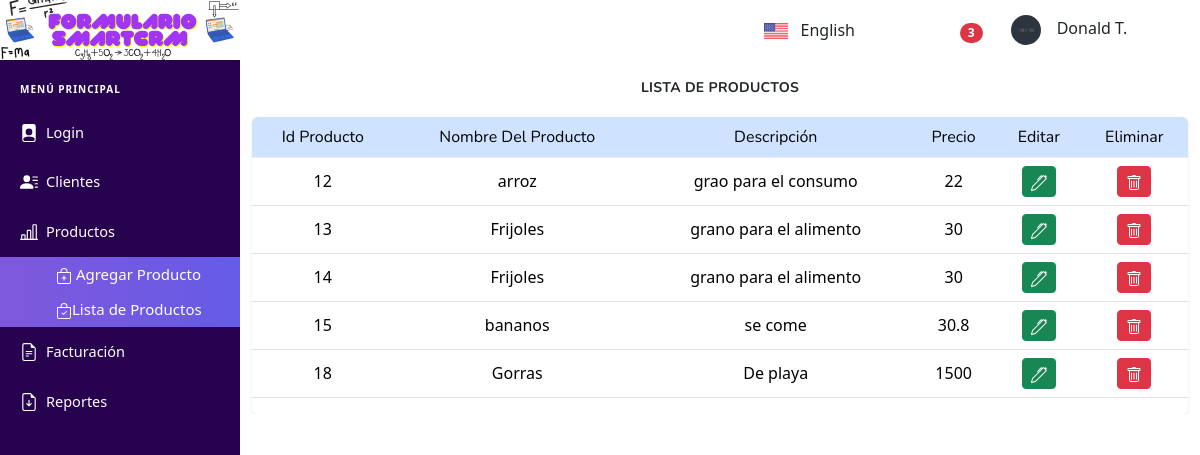
The page /listaP on the database its author committed.
### tables this page shows
CREATE TABLE "Productos" (
	"idProducto"	INTEGER NOT NULL,
	"nombre"	TEXT NOT NULL,
	"descripcion"	TEXT NOT NULL,
	"precio"	NUMERIC NOT NULL,
	"activo"	INTEGER DEFAULT 1,
	PRIMARY KEY("idProducto" AUTOINCREMENT)
);

### app.py (the view)
@app.route('/listaP')
def listaP():
    con = conectar()
    cursor = con.cursor()
    cursor.execute("SELECT * FROM Productos")
    lista = cursor.fetchall()
    con.close()
    return render_template('listaProducto.html', listaProducto=lista)

### app.py (called while the page is built)
def conectar():
    return sqlite3.connect('DB.db')

### templates/listaProducto.html (shortened to what this page needs)
{% extends 'includes/header.html' %}
{% block content %}
<div class="container mt-5" >
    <h4 class="card-title text-center fw-bold estilo fw-bold" style="margin-top: 80px; margin-bottom: 20px; text-align: center;">Lista De Productos</h4>
    <div class="table-responsive shadow-sm rounded">
        <table class="table table-hover align-middle">
            <thead class="table-primary text-primary text-center">
                <tr>
                    <th>Id Producto</th>
                    <th>Nombre Del Producto</th>
                    <th>Descripción</th>
                    <th>Precio</th>
                    <th>Editar</th>
                    <th>Eliminar</th>
                </tr>
            </thead>
            <tbody>
                {% if listaProducto %}
                    {% for k in listaProducto %}
                    <tr style="text-align: center;">
                        <td class="text-center">{{ k[0] }}</td>
                        <td>{{ k[1] }}</td>
                        <td>{{ k[2] }}</td>
                        <td>{{ k[3] }}</td>
                        <td class="text-center">
                            <a href="" class="btn btn-sm btn-success" title="Editar cliente">
                            </a>
                        </td>
                        <td class="text-center">
                       <form action="/eliminarProducto/{{ k[0] }}" method="post" onsubmit="return confirm('¿Estás seguro de eliminar este Productos?');" style="display:inline;">
                            <button type="submit" class="btn btn-sm btn-danger" title="Eliminar cliente">
                            </button>
                        </form>
                        </td>
                    </tr>
                    {% endfor %}
                {% else %}
                    <tr>
                        <td colspan="8" class="text-center fst-italic text-muted">No hay clientes registrados.</td>
                    </tr>
                {% endif %}
            </tbody>
        </table>
    </div>
</div>
{% endblock %}

### templates/includes/header.html (shortened to what this page needs)
<!DOCTYPE html>
<html lang="es">
 <head>
        <link href="{{ url_for('static', filename='assets/css/bootstrap.min.css') }}" id="bootstrap-style" rel="stylesheet" type="text/css">
        <link href="{{ url_for('static', filename='assets/css/icons.min.css') }}" rel="stylesheet" type="text/css">
        <link href="{{ url_for('static', filename='assets/css/app.min.css') }}" id="app-style" rel="stylesheet" type="text/css">
        <link href="https://cdn.jsdelivr.net/npm/bootstrap@5.3.7/dist/css/bootstrap.min.css" rel="stylesheet">
    </head>
<body data-sidebar="colored">
    <div class="">
        <div id="layout-wrapper" >
            <header id="page-topbar">
    <div class="d-flex">
            <div class="logo-container">
                <img src="{{ url_for('static', filename='assets/images/logo.png') }}" alt="Logo">
            </div>
            <div class="d-flex ms-auto">
                <div class="dropdown d-none d-md-block">
                    <button type="button" class="btn header-item waves-effect" data-bs-toggle="dropdown" aria-haspopup="true" aria-expanded="false">
                        <img class="flag-img me-2" src="{{ url_for('static', filename='assets/images/flags/us_flag.jpg') }}" alt="Header Language" height="16"> English <i class="mdi mdi-chevron-down"></i>
                    </button>
                </div>
                <div class="dropdown">
                    <button type="button" class="btn header-item toggle-search noti-icon waves-effect" data-target="#search-wrap">
                        <i class="mdi mdi-magnify"></i>
                    </button>
                </div>
                <div class="dropdown d-inline-block">
                    <button type="button" class="btn header-item noti-icon waves-effect" id="page-header-notifications-dropdown" data-bs-toggle="dropdown" aria-expanded="false">
                        <i class="mdi mdi-bell-outline"></i>
                        <span class="badge bg-danger rounded-pill">3</span>
                    </button>
                </div>
                <div class="dropdown d-inline-block">
                    <button type="button" class="btn header-item waves-effect" id="page-header-user-dropdown" data-bs-toggle="dropdown" aria-haspopup="true" aria-expanded="false">
                        <img class="rounded-circle header-profile-user me-2" src="{{ url_for('static', filename='assets/images/users/avatar-1.jpg') }}" alt="Header Avatar">
                        <span class="d-none d-md-inline-block ms-1">Donald T. <i class="mdi mdi-chevron-down"></i> </span>
                    </button>
                </div>
                <div class="dropdown d-inline-block">
                    <button type="button" class="btn header-item noti-icon right-bar-toggle waves-effect">
                        <i class="mdi mdi-spin mdi-cog"></i>
                    </button>
                </div>
            </div>
        </div>
    </div>
<div class="vertical-menu bg-dark text-white" style="background-color:
#27034F;">
    <div data-simplebar class="h-100" style="background-color: #27034F;">
        <div id="sidebar-menu" >
            <ul class="metismenu list-unstyled" id="side-menu" >
                <li class="menu-title text-uppercase text-info fw-bold" >Menú Principal</li>
               <li>
                    <a href="/admin" class="waves-effect d-flex align-items-center text-white">
                        <span>Login</span>
                    </a>
                </li>
            <li>
                <a href="javascript: void(0);" class="has-arrow waves-effect d-flex align-items-center text-white">
                    <span>Clientes</span>
                </a>
            </li>
                <li>
                    <a href="javascript: void(0);" class="has-arrow waves-effect d-flex align-items-center text-white">
                        <span>Productos</span>
                    </a>
                    <ul class="sub-menu bg-secondary text-white" aria-expanded="false">
                        <li>
                            <a href="insertarP" class="text-white">
                             Agregar Producto</a>
                        </li>
                        <li>
                            <a href="listaP" class="text-white">
                            Lista de Productos</a>
                        </li>
                    </ul>
                </li>
                <li>
                    <a href="javascript: void(0);" class="has-arrow waves-effect d-flex align-items-center text-white">
                        <span>Facturación</span>
                    </a>
                </li>
                <li>
                    <a href="javascript: void(0);" class="has-arrow waves-effect d-flex align-items-center text-white">
                        <span>Reportes</span>
                    </a>
                </li>
            </ul>
        </div>
    </div>
</div>
            <div class="main-content">
            {% block content %}{% endblock %}
            </div>
    </div>
</body>
</html>

### templates/includes/header.html (style rules this page uses)
.logo-container { width: 240px; height: 60px; background-color: #fff; }
.logo-container img { width: 100%; height: 100%; object-fit: contain; }

### rows shown on the page
Productos: idProducto "12", nombre "arroz", descripcion "grao para el consumo", precio "22"
Productos: idProducto "13", nombre "Frijoles", descripcion "grano para el alimento", precio "30"
Productos: idProducto "14", nombre "Frijoles", descripcion "grano para el alimento", precio "30"
Productos: idProducto "15", nombre "bananos", descripcion "se come", precio "30.8"
Productos: idProducto "18", nombre "Gorras", descripcion "De playa", precio "1500"
